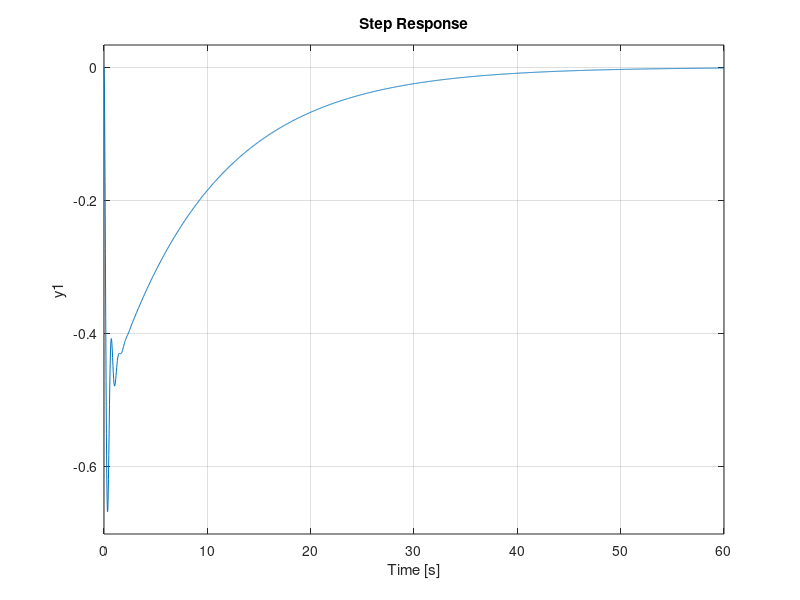

Recreate this plot in MATLAB.
%AE 353 hw 2 Problem 3
clc; clear all; clf

% computes the step response of a state-space control system 


% A = [-6 10;-9 0];
% B = [-10;0];
% C = [0 1];
% 
% step(ss(A,B,C,0))
% x = linspace(0,2,10);
% e1 = exp(-3+9i); e2 = exp(-3-9i);
% hold on
% plot(x,1-(1/3).*exp(-3*x).*(sin(9.*x)+3.*cos(9.*x)),'o');

%PART B

% a = [-6 10; -9 0];
% b = [1;0];
% c = [0 1];
% 
% step(ss(a,b,c,0))
% hold on 
% x = linspace(0,2,10);
% plot(x,-.1+(1/30).*exp(-3*x).*(sin(9.*x)+3.*cos(9.*x)),'o');

%PART C
a1 = [-6 10 1;-9 0 0;0 1 0];
b1 = [5;0;0];
c1 = [0 1 0];
step(ss(a1,b1,c1,0));
hold on 
x = linspace(0,2,10);



